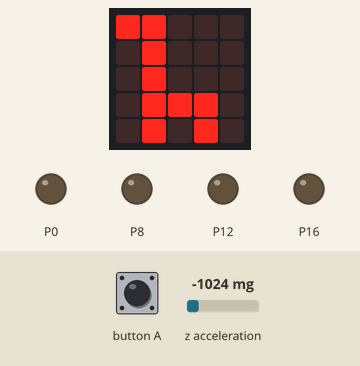
The program below on a simulated BBC micro:bit running MicroPython. Shown: the board's 5×5 LED display, output pins drawn as LEDs (lit = HIGH). The inputs (shaded band) are chosen by the test bench; at power-on: z acceleration -1024 mg.

Above: at 1.2 s.
1.3 s: button A pressed for 0.15 s
At 2.3 s:
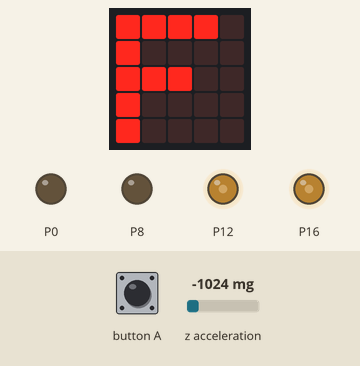
2.9 s: z acceleration set to 186 mg
4.5 s: z acceleration set to 220 mg
At 6.3 s:
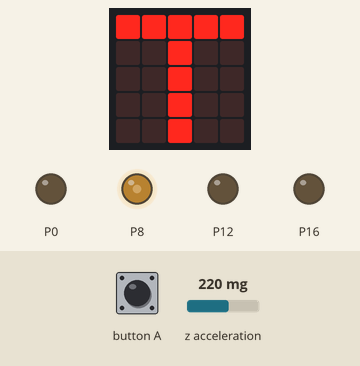
7.5 s: button A pressed for 1 s
At 9.8 s:
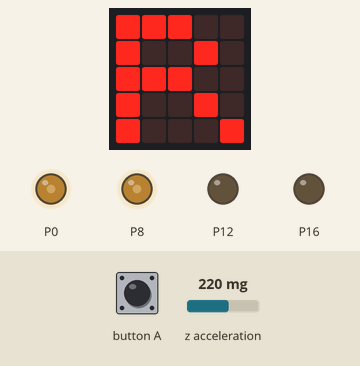
11.5 s: button A pressed for 3.2 s
At 15.8 s:
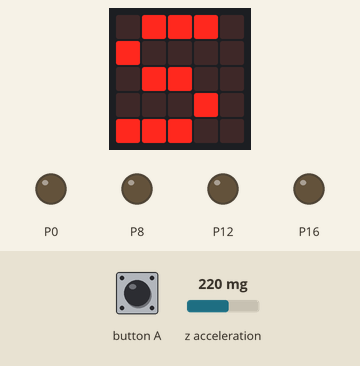
Timing chart, 0 to 17.3 s (numbered marks = the images above; inputs shaded):
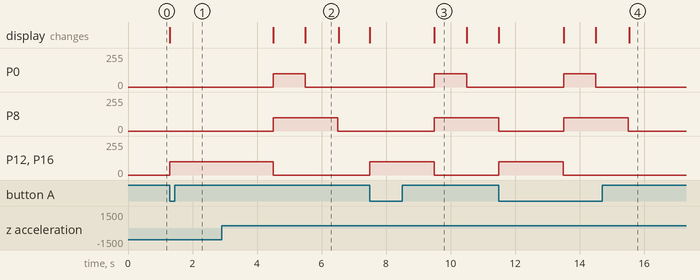

Measured:
- the behaviour switches between 200 and 201 mg on z acceleration (found by bisection; images 1 and 2)
- after the input at 1.3 s, P12, P16: 0/255 → 100/255 at once; the display: changes at once (image 1)
- after the input at 2.9 s, every drawn part: stays the same
- after the input at 4.5 s, P0: 0/255 → 100/255 at once, → 0/255 1.0 s later; P8: 0/255 → 100/255 at once, → 0/255 2.0 s later; P12, P16: 100/255 → 0/255 at once; the display: first changes at once (image 2 shows a later state)
- after the input at 7.5 s, P0: 0/255 → 100/255 after 2.0 s, → 0/255 1.0 s later; P8: 0/255 → 100/255 after 2.0 s; P12, P16: 0/255 → 100/255 at once, → 0/255 2.0 s later; the display: first changes at once (image 3 shows a later state)
- after the input at 11.5 s, P0: 0/255 → 100/255 after 2.0 s, → 0/255 1.0 s later; P12, P16: 0/255 → 100/255 at once, → 0/255 2.0 s later; the display: first changes at once (image 4 shows a later state)
- what the display in image 2 shows lasts 1.0 s, from 5.5 s to 6.5 s

The program:

reverse_on_bump.py
```python
import microbit as mb

# Outputs:
#  pin16 (left forward)
#  pin12 (right forward)
#  pin0 (left reverse)
#  pin8 (right reverse)

# Inputs:
#  pin2 (left line sensor)
#  pin1 (right line sensor)


def main():
    mb.display.show(mb.Image.GIRAFFE)
    while True:
        if mb.button_a.is_pressed():
            drive_until_bump()
            back_up()


def drive_until_bump():
    speed = 400
    acc_threshold = 200
    mb.pin12.write_analog(speed)
    mb.pin16.write_analog(speed)
    mb.display.show("F")
    mb.sleep(2000)
    while True:
        if mb.accelerometer.get_z() > acc_threshold:
            break
    mb.pin12.write_analog(0)
    mb.pin16.write_analog(0)


def back_up():
    mb.pin0.write_analog(400)
    mb.pin8.write_analog(400)
    mb.display.show("R")
    mb.sleep(1000)
    mb.pin0.write_analog(0)
    mb.display.show("T")
    mb.sleep(1000)
    mb.pin8.write_analog(0)
    mb.display.show("S")


main()
```
